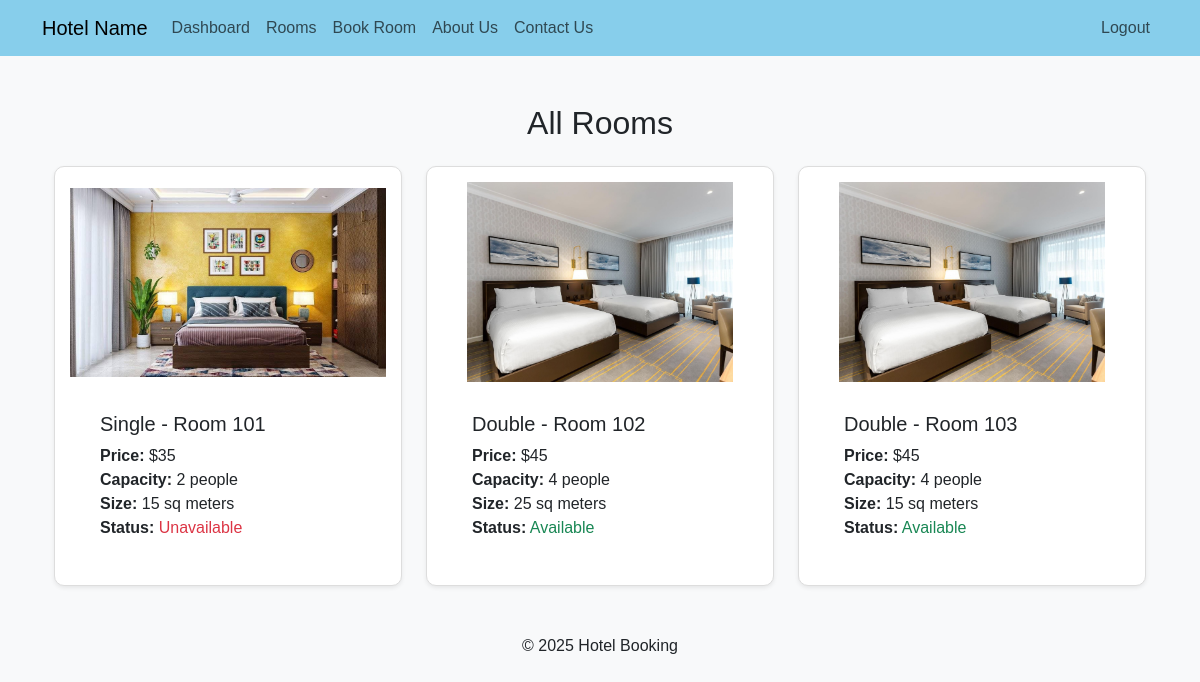
The app's page /rooms/ (signed in) with its own data.
### bookings/models.py (models this page shows, shortened)
class Room(models.Model):
    ROOM_TYPES = [
        ('Single', 'Single'),
        ('Double', 'Double'),
        ('Suite', 'Suite'),
    ]
    room_number = models.CharField(max_length=10, unique=True)
    room_type = models.CharField(max_length=50, choices=ROOM_TYPES)
    price_per_night = models.IntegerField()
    is_available = models.BooleanField(default=True)
    capacity = models.PositiveIntegerField()
    size = models.IntegerField()
    image = models.ImageField(upload_to='upload/media/', blank=True, null=True)

### bookings/views.py (the view)
# urls.py: path('rooms/', views.room_list, name='room_list'),
@login_required  # Requires user to be logged in to access this view
def room_list(request):
    rooms = Room.objects.all()  # Fetch all rooms from the database
    return render(request, 'bookings/room_list.html', {'rooms': rooms})

### bookings/templates/bookings/room_list.html (shortened to what this page needs)
{% extends 'bookings/main.html' %}
{% load static %}
{% block content %}
<div class="container mt-5">
    <h2 class="text-center mb-4">All Rooms</h2>
    <div class="row">
        {% for room in rooms %}
        <div class="col-md-4">
            <div class="card mb-4 shadow-sm">
                <img src="{{ room.image.url }}" class="card-img-top card-img-fix" alt="Room Image">
                <div class="card-body">
                    <h5 class="card-title">{{ room.room_type }} - Room {{ room.room_number }}</h5>
                    <p class="card-text">
                        <strong>Price:</strong> ${{ room.price_per_night }}<br>
                        <strong>Capacity:</strong> {{ room.capacity }} people<br>
                        <strong>Size:</strong> {{ room.size }} sq meters<br>
                        <strong>Status:</strong>
                        {% if room.is_available %}
                        <span class="text-success">Available</span>
                        {% else %}
                        <span class="text-danger">Unavailable</span>
                        {% endif %}
                    </p>
                </div>
            </div>
        </div>
        {% endfor %}
    </div>
</div>
{% endblock %}

### bookings/templates/bookings/main.html (shortened to what this page needs)
{% load static %}
<!DOCTYPE html>
<html lang="en">
<head>
    <link rel="stylesheet" href="https://cdn.jsdelivr.net/npm/bootstrap@5.3.0-alpha1/dist/css/bootstrap.min.css">
    <link rel="stylesheet" href="https://cdn.jsdelivr.net/npm/flatpickr/dist/flatpickr.min.css">
    <link rel="stylesheet" href="{% static 'css/style.css' %}">
</head>
<body>
    {% include 'bookings/navbar.html' %}
    <div class="container mt-4">
        {% block content %}{% endblock %}
    </div>
    <footer class="text-center mt-4">
        <p>&copy; 2025 Hotel Booking</p>
    </footer>
</body>
</html>

### bookings/templates/bookings/navbar.html (shortened to what this page needs)
<nav class="navbar navbar-expand-lg navbar-light" style="background-color: skyblue;">
    <div class="container">
        <a class="navbar-brand">Hotel Name </a>
        <div class="collapse navbar-collapse" id="navbarNav">
            <ul class="navbar-nav">
                <li class="nav-item"><a class="nav-link" href="{% url 'dashboard' %}">Dashboard</a></li>
                <li class="nav-item"><a class="nav-link" href="{% url 'room_list' %}">Rooms</a></li>
                <li class="nav-item"><a class="nav-link" href="{% url 'book_room' %}">Book Room</a></li>
                <li class="nav-item"><a class="nav-link" href="{% url 'about' %}">About Us</a></li>
                <li class="nav-item"><a class="nav-link" href="{% url 'contact' %}">Contact Us</a></li>
            </ul>
            <ul class="navbar-nav ms-auto">
                {% if user.is_authenticated %}
                <li class="nav-item"><a class="nav-link" href="{% url 'logout' %}">Logout</a></li>
                {% else %}
                <li class="nav-item"><a class="nav-link" href="{% url 'login' %}">Login</a></li>
                {% endif %}
            </ul>
        </div>
    </div>
</nav>

### bookings/static/css/style.css (style rules this page uses)
body { background-color: #f8f9fa; font-family: "Arial", sans-serif; }
.card { border-radius: 10px; transition: transform 0.3s ease, box-shadow 0.3s ease, background-color 0.3s ease; border: 1px solid #ddd; padding: 15px; }
.card-body { padding: 30px; background-color: #ffffff; }
.card-img-fix { width: 100%; height: 200px; object-fit: contain; display: block; margin: auto; transition: transform 0.3s ease; }

### records on screen
Room: image (picture), room_type "Single", room_number "101", price_per_night "35", capacity "2", size "15", is_available "Unavailable"
Room: image (picture), room_type "Double", room_number "102", price_per_night "45", capacity "4", size "25", is_available "Available"
Room: image (picture), room_type "Double", room_number "103", price_per_night "45", capacity "4", size "15", is_available "Available"
